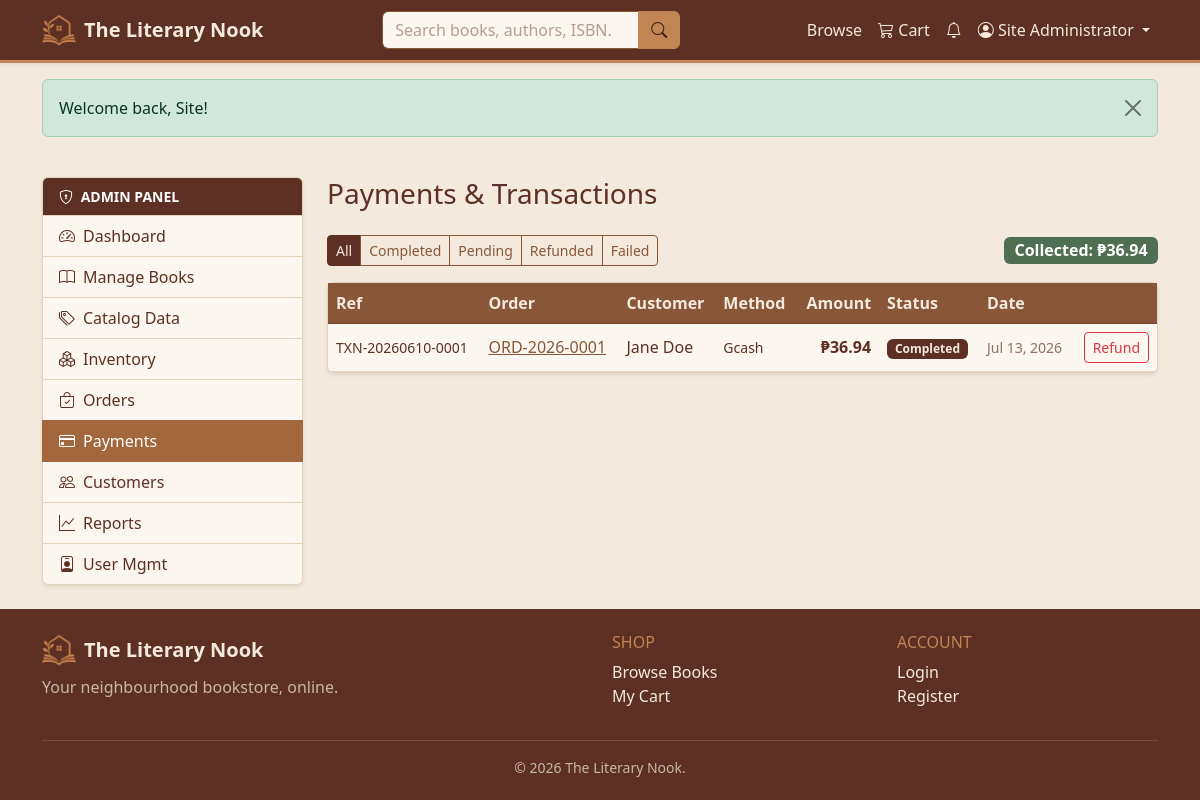
/admin/payments.php (signed in), run on the app's committed database.
### tables this page shows
CREATE TABLE payments (
    payment_id      INT UNSIGNED NOT NULL AUTO_INCREMENT,
    order_id        INT UNSIGNED NOT NULL,
    payment_method  ENUM('credit_card','debit_card','paypal','gcash','cod') NOT NULL,
    amount          DECIMAL(10,2) NOT NULL,
    status          ENUM('pending','completed','failed','refunded') NOT NULL DEFAULT 'pending',
    transaction_ref VARCHAR(40)  DEFAULT NULL,
    paid_at         TIMESTAMP    NULL DEFAULT NULL,
    created_at      TIMESTAMP    NOT NULL DEFAULT CURRENT_TIMESTAMP,
    PRIMARY KEY (payment_id),
    KEY idx_pay_order (order_id),
    KEY idx_pay_status (status),
    CONSTRAINT fk_pay_order FOREIGN KEY (order_id)
        REFERENCES orders (order_id) ON DELETE CASCADE ON UPDATE CASCADE
);

CREATE TABLE orders (
    order_id            INT UNSIGNED NOT NULL AUTO_INCREMENT,
    order_number        VARCHAR(20)  NOT NULL,
    user_id             INT UNSIGNED NOT NULL,
    shipping_address_id INT UNSIGNED DEFAULT NULL,
    promo_id            INT UNSIGNED DEFAULT NULL,
    status              ENUM('pending','confirmed','shipped','delivered','cancelled')
                                     NOT NULL DEFAULT 'pending',
    subtotal            DECIMAL(10,2) NOT NULL DEFAULT 0,
    discount_amount     DECIMAL(10,2) NOT NULL DEFAULT 0,
    shipping_fee        DECIMAL(10,2) NOT NULL DEFAULT 0,
    total_amount        DECIMAL(10,2) NOT NULL DEFAULT 0,
    placed_at           TIMESTAMP     NOT NULL DEFAULT CURRENT_TIMESTAMP,
    PRIMARY KEY (order_id),
    UNIQUE KEY uq_order_number (order_number),
    KEY idx_order_user (user_id),
    KEY idx_order_status (status),
    CONSTRAINT fk_order_user FOREIGN KEY (user_id)
        REFERENCES users (user_id) ON DELETE RESTRICT ON UPDATE CASCADE,
    CONSTRAINT fk_order_addr FOREIGN KEY (shipping_address_id)
        REFERENCES addresses (address_id) ON DELETE SET NULL ON UPDATE CASCADE,
    CONSTRAINT fk_order_promo FOREIGN KEY (promo_id)
        REFERENCES promotions (promo_id) ON DELETE SET NULL ON UPDATE CASCADE
);

### config/database.php (called while the page is built, shortened)
<?php
try {
    $conn = mysqli_connect(DB_HOST, DB_USER, DB_PASS, DB_NAME);
    mysqli_set_charset($conn, 'utf8mb4');
} catch (mysqli_sql_exception $e) {
    error_log('Database connection failed: ' . $e->getMessage());
    http_response_code(503);
    echo '<div style="font-family:system-ui,sans-serif;max-width:640px;margin:3rem auto;'
       . 'padding:1.5rem;border:1px solid #e3d3bc;border-radius:.75rem">'
       . '<h3 style="color:#a8412f;margin-top:0">Service temporarily unavailable</h3>'
       . '<p>The site cannot reach its database right now. Please try again shortly.</p>'
       . '</div>';
    exit;
}
function db_types(array $params): string
{
    $types = '';
    foreach ($params as $p) {
        if (is_int($p))        $types .= 'i';
        elseif (is_float($p))  $types .= 'd';
        else                   $types .= 's';
    }
    return $types;
}
function db_run(string $sql, array $params = [], string $types = '')
{
    global $conn;
    $stmt = mysqli_prepare($conn, $sql);
    if ($params) {
        if ($types === '') $types = db_types($params);
        mysqli_stmt_bind_param($stmt, $types, ...$params);
    }
    mysqli_stmt_execute($stmt);
    return $stmt;
}
function db_all(string $sql, array $params = [], string $types = ''): array
{
    $stmt = db_run($sql, $params, $types);
    $res  = mysqli_stmt_get_result($stmt);
    $rows = mysqli_fetch_all($res, MYSQLI_ASSOC);
    return $rows;
}
function db_one(string $sql, array $params = [], string $types = ''): ?array
{
    $stmt = db_run($sql, $params, $types);
    $res  = mysqli_stmt_get_result($stmt);
    $row  = mysqli_fetch_assoc($res);
    return $row ?: null;
}
function db_scalar(string $sql, array $params = [], string $types = '')
{
    $row = db_one($sql, $params, $types);
    return $row ? array_values($row)[0] : null;
}

### admin/payments.php (the view, shortened to what this page needs)
<?php
$status = $_GET['status'] ?? '';
$where = '1=1'; $params = [];
$payments = db_all(
    "SELECT p.*, o.order_number, CONCAT(u.first_name,' ',u.last_name) AS customer
     FROM payments p
     JOIN orders o ON o.order_id = p.order_id
     JOIN users  u ON u.user_id  = o.user_id
     WHERE $where
     ORDER BY p.created_at DESC", $params);
$collected = (float) db_scalar("SELECT COALESCE(SUM(amount),0) FROM payments WHERE status='completed'");
include INCLUDES_PATH . '/header.php';
include INCLUDES_PATH . '/dash_open.php';
?>
<div class="d-flex justify-content-between align-items-center mb-3 flex-wrap gap-2">
  <div class="btn-group btn-group-sm">
    <a href="<?= url('admin/payments.php') ?>" class="btn <?= $status===''?'btn-dark':'btn-outline-dark' ?>">All</a>
    <?php foreach (['completed','pending','refunded','failed'] as $s): ?>
      <a href="<?= url('admin/payments.php?status='.$s) ?>" class="btn text-capitalize <?= $status===$s?'btn-warning':'btn-outline-secondary' ?>"><?= $s ?></a>
    <?php endforeach; ?>
  </div>
  <span class="badge text-bg-success fs-6">Collected: <?= money($collected) ?></span>
</div>
<div class="card shadow-sm">
  <div class="table-responsive">
    <table class="table table-hover align-middle mb-0">
      <thead class="table-light"><tr><th>Ref</th><th>Order</th><th>Customer</th><th>Method</th><th class="text-end">Amount</th><th>Status</th><th>Date</th><th></th></tr></thead>
      <tbody>
      <?php if (!$payments): ?>
        <tr><td colspan="8"><div class="empty-state"><i class="bi bi-credit-card d-block mb-2"></i>No transactions.</div></td></tr>
      <?php else: foreach ($payments as $p): ?>
        <tr>
          <td class="small"><?= e($p['transaction_ref'] ?: '—') ?></td>
          <td><a href="<?= url('admin/order_detail.php?id='.(int)$p['order_id']) ?>"><?= e($p['order_number']) ?></a></td>
          <td><?= e($p['customer']) ?></td>
          <td class="text-capitalize small"><?= e(str_replace('_',' ',$p['payment_method'])) ?></td>
          <td class="text-end fw-semibold"><?= money($p['amount']) ?></td>
          <td><?= status_badge($p['status']) ?></td>
          <td class="small text-muted"><?= nice_date($p['created_at']) ?></td>
          <td class="text-end">
            <?php if ($p['status']==='completed'): ?>
              <form method="post" class="d-inline"><?= csrf_field() ?>
                <button class="btn btn-sm btn-outline-danger" data-confirm="Refund this payment and cancel the order?">Refund</button>
              </form>
            <?php endif; ?>
          </td>
        </tr>
      <?php endforeach; endif; ?>
      </tbody>
    </table>
  </div>
</div>
<?php include INCLUDES_PATH . '/dash_close.php'; include INCLUDES_PATH . '/footer.php'; ?>

### functions/functions.php (shortened to what this page needs)
<?php
function e($value): string
{
    return htmlspecialchars((string) $value, ENT_QUOTES, 'UTF-8');
}
function url(string $path = ''): string
{
    return BASE_URL . ltrim($path, '/');
}
function money($amount): string
{
    return CURRENCY . number_format((float) $amount, 2);
}
function nice_date($datetime): string
{
    return date('M d, Y', strtotime($datetime));
}
function status_badge(string $status): string
{
    $map = [
        'pending'   => 'light',     'confirmed' => 'warning',
        'shipped'   => 'secondary', 'delivered' => 'dark',
        'cancelled' => 'danger',    'completed' => 'dark',
        'failed'    => 'danger',    'refunded'  => 'warning',
    ];
    $color = $map[$status] ?? 'light';
    $extra = $color === 'light' ? ' border' : '';
    return '<span class="badge text-bg-' . $color . $extra . ' text-capitalize">' . e($status) . '</span>';
}

### assets/css/style.css (style rules this page uses)
:root { --ln-cream: #F3E9DC; --ln-caramel: #C08552; --ln-brownie: #5E3023; --ln-coffee: #895737; --ln-cream-100: #FBF6EF; --ln-cream-300: #E3D3BC; --ln-cream-400: #D6C0A3; --ln-caramel-600: #A2673C; --ln-caramel-700: #8F5A34; --ln-caramel-800: #7C4E2D; --ln-coffee-700: #6F452B; --ln-brownie-700: #4A2419; --ln-brownie-900: #3B1C14; --ln-caramel-soft: rgba(192, 133, 82, .14); --ln-brownie-muted: rgba(94, 48, 35, .68); --bs-primary: #A2673C; --bs-primary-rgb: 162, 103, 60; --bs-secondary: #895737; --bs-secondary-rgb: 137, 87, 55; --bs-info: #895737; --bs-info-rgb: 137, 87, 55; --bs-warning: #C08552; --bs-warning-rgb: 192, 133, 82; --bs-dark: #5E3023; --bs-dark-rgb: 94, 48, 35; --bs-light: #F3E9DC; --bs-light-rgb: 243, 233, 220; --bs-success: #4F6F52; --bs-success-rgb: 79, 111, 82; --bs-danger: #A8412F; --bs-danger-rgb: 168, 65, 47; --bs-body-bg: var(--ln-cream); --bs-body-color: var(--ln-brownie); --bs-body-color-rgb: 94, 48, 35; --bs-emphasis-color: var(--ln-brownie); --bs-heading-color: var(--ln-brownie); --bs-secondary-color: var(--ln-brownie-muted); --bs-tertiary-color: rgba(94, 48, 35, .5); --bs-secondary-bg: var(--ln-cream-300); --bs-secondary-bg-rgb: 227, 211, 188; --bs-tertiary-bg: var(--ln-cream); --bs-tertiary-bg-rgb: 243, 233, 220; --bs-border-color: var(--ln-cream-300); --bs-border-color-translucent: rgba(94, 48, 35, .16); --bs-code-color: var(--ln-coffee); --bs-link-color: var(--ln-coffee); --bs-link-color-rgb: 137, 87, 55; --bs-link-hover-color: var(--ln-brownie); --bs-link-hover-color-rgb: 94, 48, 35; --bs-focus-ring-color: rgba(192, 133, 82, .35); --bs-primary-bg-subtle: #F0E1D2; --bs-primary-border-subtle: var(--ln-cream-400); --bs-primary-text-emphasis: var(--ln-brownie); --bs-secondary-bg-subtle: #EFE2D4; --bs-secondary-border-subtle: var(--ln-cream-400); --bs-secondary-text-emphasis: var(--ln-coffee-700); --bs-info-bg-subtle: #EFE2D4; --bs-info-border-subtle: var(--ln-cream-400); --bs-info-text-emphasis: var(--ln-coffee-700); --bs-warning-bg-subtle: #F5E6D5; --bs-warning-border-subtle: var(--ln-cream-400); --bs-warning-text-emphasis: var(--ln-caramel-800); --bs-light-bg-subtle: var(--ln-cream-100); --bs-light-border-subtle: var(--ln-cream-300); --bs-dark-bg-subtle: var(--ln-cream-400); --bs-dark-border-subtle: var(--ln-coffee); --bs-dark-text-emphasis: var(--ln-brownie); }
body { font-family: 'Segoe UI', system-ui, -apple-system, sans-serif; background-color: var(--ln-cream); color: var(--ln-brownie); }
.text-bg-info, .text-bg-primary, .text-bg-secondary, .text-bg-dark { color: var(--ln-cream) !important; }
.btn-dark { --bs-btn-color: var(--ln-cream); --bs-btn-bg: var(--ln-brownie); --bs-btn-border-color: var(--ln-brownie); --bs-btn-hover-color: var(--ln-cream); --bs-btn-hover-bg: var(--ln-brownie-700); --bs-btn-hover-border-color: var(--ln-brownie-700); --bs-btn-active-color: var(--ln-cream); --bs-btn-active-bg: var(--ln-brownie-900); --bs-btn-active-border-color: var(--ln-brownie-900); }
.btn-outline-secondary { --bs-btn-color: var(--ln-coffee); --bs-btn-border-color: var(--ln-coffee); --bs-btn-hover-color: #fff; --bs-btn-hover-bg: var(--ln-coffee); --bs-btn-hover-border-color: var(--ln-coffee); --bs-btn-active-color: #fff; --bs-btn-active-bg: var(--ln-coffee-700); --bs-btn-active-border-color: var(--ln-coffee-700); --bs-btn-disabled-color: var(--ln-brownie-muted); --bs-btn-disabled-border-color: var(--ln-cream-400); }
.card { --bs-card-bg: var(--ln-cream-100); --bs-card-border-color: var(--ln-cream-300); --bs-card-cap-bg: var(--ln-cream-100); --bs-card-color: var(--ln-brownie); }
.table { --bs-table-color: var(--ln-brownie); --bs-table-bg: transparent; --bs-table-border-color: var(--ln-cream-300); --bs-table-striped-color: var(--ln-brownie); --bs-table-striped-bg: rgba(192, 133, 82, .07); --bs-table-hover-color: var(--ln-brownie); --bs-table-hover-bg: var(--ln-caramel-soft); }
.table thead th { white-space: nowrap; }
.table-light { --bs-table-color: var(--ln-cream); --bs-table-bg: var(--ln-coffee); --bs-table-border-color: var(--ln-coffee-700); --bs-table-striped-color: var(--ln-cream); --bs-table-hover-color: var(--ln-cream); --bs-table-hover-bg: var(--ln-coffee-700); }

### data on the page
payments: transaction_ref "TXN-20260610-0001", order.order_number "ORD-2026-0001", customer "Jane Doe", payment_method "Gcash", amount "₱36.94", status "Completed", created_at "Jul 13, 2026"

### other printed values
SITE_NAME "The Literary Nook"
$u['name'] "Site Administrator"
$f['message'] "Welcome back, Site!"
$label "Dashboard"
$label "Manage Books"
$label "Catalog Data"
$label "Inventory"
$label "Orders"
$label "Payments"
$label "Customers"
$label "Reports"
$label "User Mgmt"
$dash_title "Payments & Transactions"
$s "Completed"
$s "Pending"
